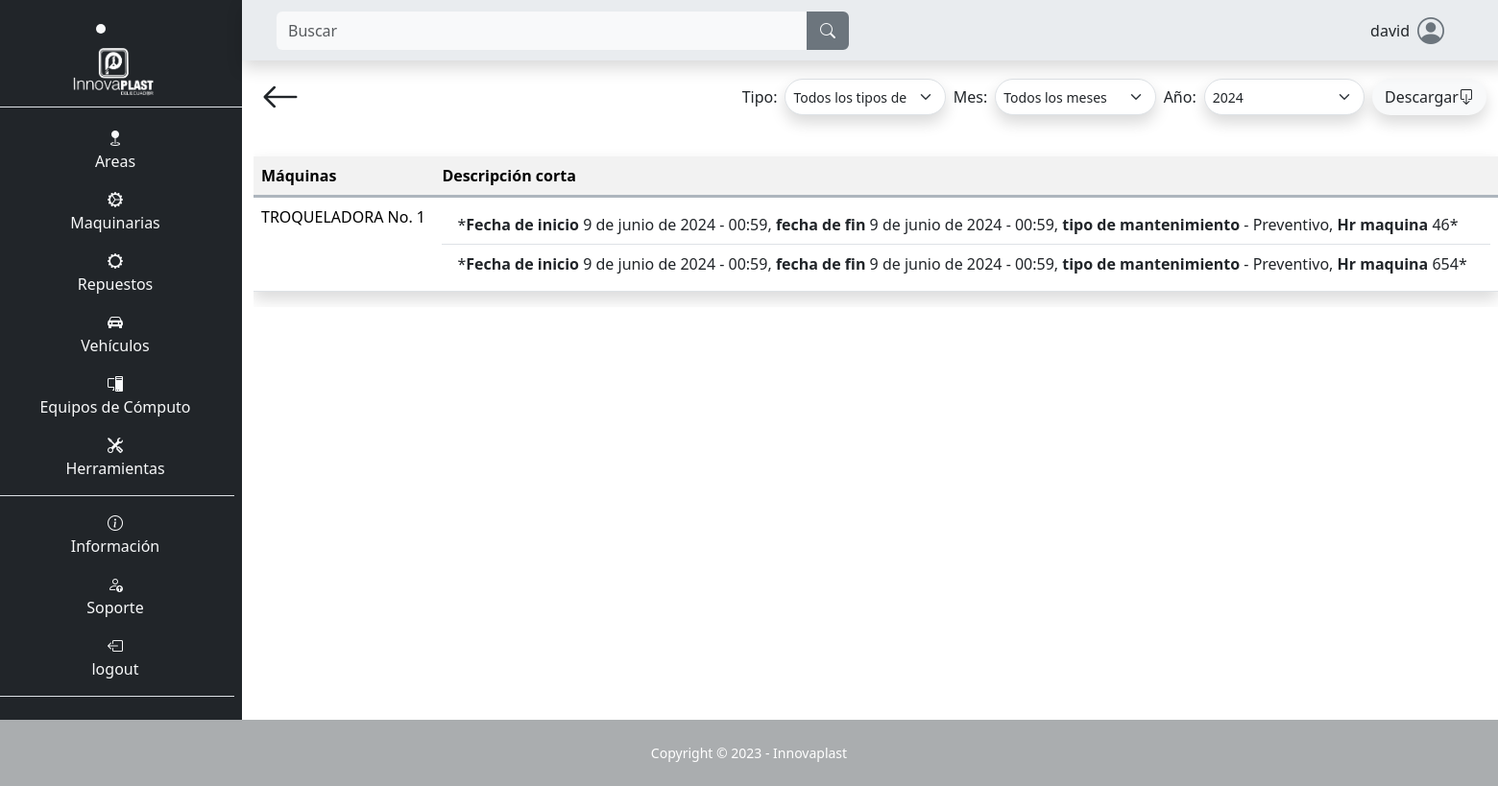
The page /maquina/tabla/ (signed in) on the database as committed earlier.
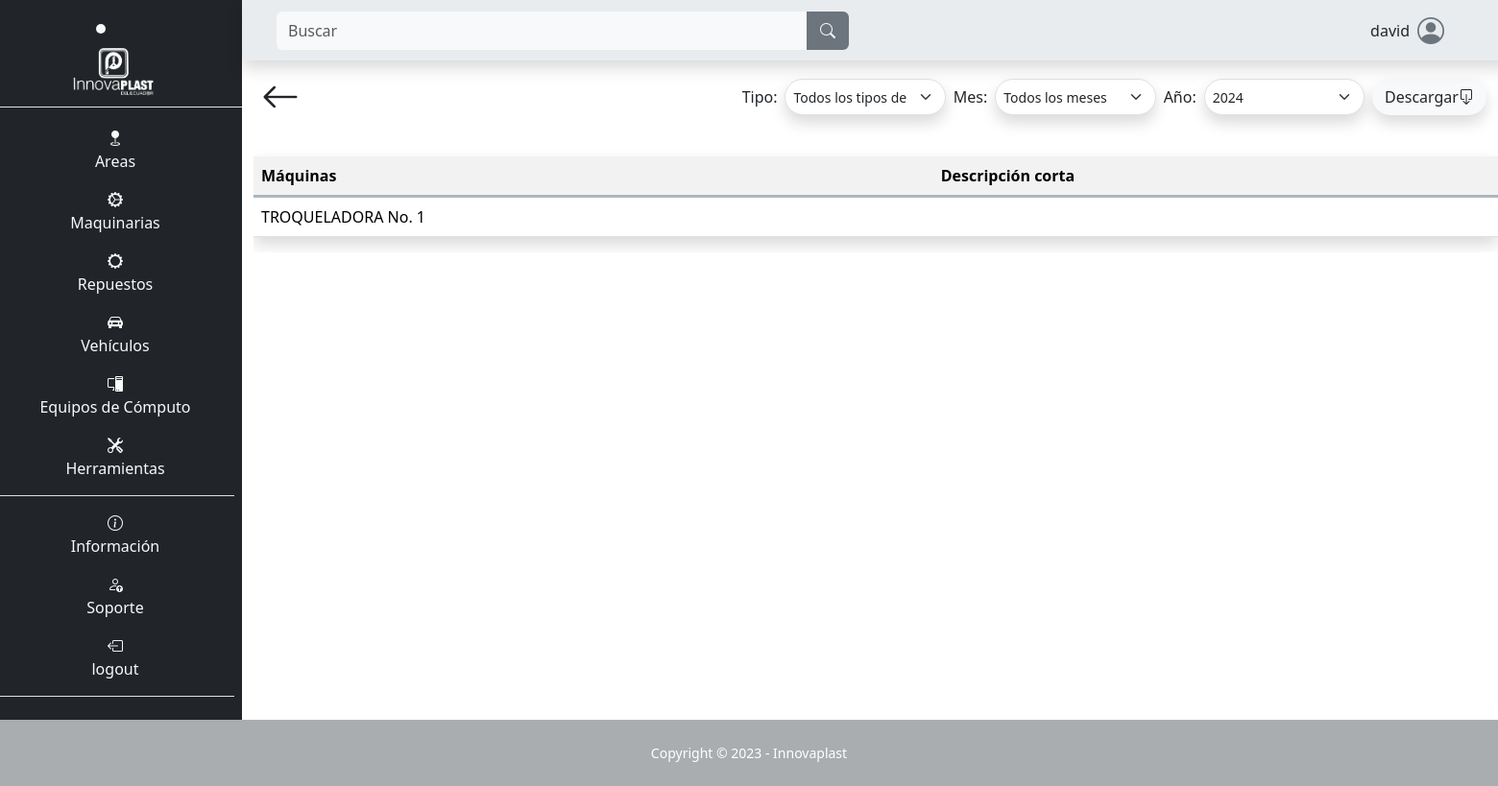
The same page on the database as committed later.
### SGE_maquina/models.py (models this page shows, shortened)
class Maquina(models.Model):
    nombre = models.CharField(max_length=100, null=False, blank=False)
    encargado = models.CharField(max_length=100, blank=False, null=False)
    teléfono_encargado = models.CharField(max_length=100, blank=False, null=False)
    descripción = models.TextField(max_length=500, null=False, blank=False)
    ubicación = models.CharField(max_length=100, null=False, blank=False)
    tipo_de_máquina = models.CharField(max_length=100, null=False, blank=False)
    número_de_serie_o_modelo = models.CharField(max_length=100, null=False, blank=False)
    proveedor = models.CharField(max_length=100, null=False, blank=False)
    costo_de_adquisición = models.IntegerField(blank=False, null=False)
    fecha_de_adquisición = models.DateField(default=date.today, blank=False, null=False)
    fecha_de_instalación = models.DateField(default=date.today, blank=False, null=False)
    estado_de_garantía = models.CharField(max_length=100, null=False, blank=False)
    consumo_de_energía = models.CharField(max_length=100, null=False, blank=False)
    horas_máquina_trabajada = models.IntegerField(blank=False, null=False, default=0)
    intervalo_mantenimiento = models.IntegerField(blank=False, null=False)
    fecha_ultimo_mantenimiento = models.DateField(default=date.today, blank=False, null=False)
    image = models.ImageField(upload_to="maquina/image", null=False, blank=False)

class MantenimientoMaquina(models.Model):
    maquina = models.ForeignKey(Maquina, on_delete=models.CASCADE)
    fecha_inicio = models.DateField(default=date.today)
    hora_inicio = models.TimeField(default=datetime.now().time())
    fecha = models.DateField(default=date.today)
    hora = models.TimeField(default=datetime.now().time())
    operador = models.CharField(max_length=100, blank=False, null=False, default="")
    tipo = models.ForeignKey(TipoMantenimientoMaquina, on_delete=models.CASCADE)
    hr_maquina = models.IntegerField(blank=False, null=False, default=0)
    partes_y_piezas = models.TextField(max_length=500, null=False, blank=False, default="")
    descripción = models.TextField(max_length=500, null=False, blank=False, default="")
    image = models.ImageField(upload_to="maquina/mantenimiento/image", null=False, blank=False, default=None)
    image2 = models.ImageField(upload_to="maquina/mantenimiento/image", null=False, blank=False, default=None)
    image3 = models.ImageField(upload_to="maquina/mantenimiento/image", null=False, blank=False, default=None)

class TipoMantenimientoMaquina(models.Model):
    tipo = models.CharField(max_length=100, blank=False, null=False)
    def __str__(self):
        return self.tipo

### SGE_maquina/views.py (the view)
# urls.py: path('tabla/', views.tabla_mantenimientos, name="area_tabla_mantenimientos"),
@login_required
def tabla_mantenimientos(request):
    maquinas = Maquina.objects.all()
    tipos_mantenimiento = TipoMantenimientoMaquina.objects.all()
    for maquina in maquinas:
        maquina.mantenimientos = maquina.mantenimientomaquina_set.all().order_by('-fecha', '-hora')
    context = {
        'maquinas': maquinas,
        'tipos_mantenimiento': tipos_mantenimiento,
    }
    return render(request, 'SGE_maquina/tablas.html', context)

### templates/SGE_maquina/tablas.html (shortened to what this page needs)
{% extends "layout/base.html" %}
{% block 'content' %}
<div class="container">
    <div class="d-flex p-2 justify-content-between">
        <a class="text-decoration-none text-dark" href="{% url "maquina" %}">
            <i class="bi bi-arrow-left fs-1"></i>
        </a>
        <form class="d-flex mt-auto mb-auto" action="{% url 'documento_general_mantenimientos_maquina' %}" method="get" style="max-height: 50px; min-width: 600px;">
          <label class="mt-auto mb-auto m-1" for="tipo_mantenimiento">Tipo:</label>
            <select class="form-select form-select-sm m-1 shadow rounded-pill" name="tipo_mantenimiento" id="tipo_mantenimiento">
                <option value="">Todos los tipos de mantenimiento</option>
            </select>
          <label class="mt-auto mb-auto m-1" for="mes">Mes:</label>
          <select class="form-select form-select-sm m-1 shadow rounded-pill" name="mes" id="mes">
            <option value="">Todos los meses</option>
          </select>
          <label class="mt-auto mb-auto m-1" for="anio">Año:</label>
          <select class="form-select form-select-sm m-1 shadow rounded-pill" name="anio" id="anio">
              <option value="2024">2024</option>
          </select>
          <button type="submit" value="Submit" class="btn bg-body-tertiary d-flex m-1 shadow rounded-pill">Descargar  <i class="bi bi-box-arrow-down mt-auto mb-auto"></i></button>
        </form>
    </div>
    <div class="table-responsive">
    <table class="table table-striped mt-4 shadow">
      <tr class="border border-end-0 border-start-0 border-top-0 border-3 border-dark-subtle">
        <th>Máquinas</th>
        <th>Descripción corta</th>
      </tr>
      {% for maquina in maquinas %}
      <tr>
        <td>{{ maquina.nombre }}</td>
        <td>
          <ul class="list-group list-group-flush">
            {% for mantenimiento in maquina.mantenimientos %}
            <li class="list-group-item">*<b>Fecha de inicio</b> {{ mantenimiento.fecha_inicio }} - {{ mantenimiento.hora_inicio }}, <b>fecha de fin</b> {{ mantenimiento.fecha }} - {{ mantenimiento.hora }}, <b>tipo de mantenimiento</b> - {{ mantenimiento.tipo }}, <b>Hr maquina</b> {{ mantenimiento.hr_maquina }}*</li>
            {% endfor %}
          </ul>
        </td>
      </tr>
      {% endfor %}
    </table>
    </div>
</div>
{% endblock %}

### templates/layout/base.html (shortened to what this page needs)
{% load static %}
<!DOCTYPE html>
<html lang="es">
<head>
    <link rel="stylesheet" href="https://cdn.jsdelivr.net/npm/bootstrap-icons@1.10.3/font/bootstrap-icons.css">
    <link rel="stylesheet" href="{% static "css/bootstrap.css" %}">
    <link rel="stylesheet" href="{% static "css/style.css" %}">
</head>
<body class="" id="page-top">
    <main>
        <div class="row">
            {% if user.is_authenticated %}
            <div class="col-12 col-md-2 m-0 p-0 text-light text-center barra d-none d-md-block">
                <li class="nav-item active text-center fs-3 lista-menu m-2" style="transition: background-color 0.5s ease">
                    <a class="nav-link" href="{% url "index" %}">
                        <img src="{% static "images/Innovaplast.png" %}" alt="Innovaplast" style="max-height: 53px;">
                    </a>
                </li>
                <ul class="flex-column align-items-stretch p-2 border-top">
                    <li class="nav-item mt-1 pt-2 lista-menu text-center" style="transition: background-color 0.5s ease">
                        <a class="text-light text-decoration-none lista-menu" href="{% url "area" %}"><i class="bi bi-geo-fill"></i><p>Areas</p></a>
                    </li>
                    <li class="nav-item lista-menu" style="transition: background-color 0.5s ease">
                        <a class="text-light text-decoration-none lista-menu" href="{% url "maquina" %}"><i class="bi bi-gear-wide-connected"></i><p>Maquinarias</p></a>
                    </li>
                    <li class="nav-item lista-menu" style="transition: background-color 0.5s ease">
                        <a class="text-light text-decoration-none lista-menu" href="{% url "repuesto_maquina" %}"><i class="bi bi-gear-wide"></i><p>Repuestos</p></a>
                    </li>
                    <li class="nav-item lista-menu" style="transition: background-color 0.5s ease">
                        <a class="text-light text-decoration-none lista-menu" href="{% url "vehiculo" %}"><i class="bi bi-car-front-fill"></i><p>Vehículos</p></a>
                    </li>
                    <li class="nav-item lista-menu" style="transition: background-color 0.5s ease">
                        <a class="text-light text-decoration-none lista-menu" href="{% url "pc" %}"><i class="bi bi-pc-display"></i><p>Equipos de Cómputo</p></a>
                    </li>
                    <li class="nav-item border-bottom lista-menu" style="transition: background-color 0.5s ease">
                        <a class="text-light text-decoration-none lista-menu" href="{% url "herramienta" %}"><i class="bi bi-tools"></i><p>Herramientas</p></a>
                    </li>
                    <li class="nav-item pt-3 lista-menu" style="transition: background-color 0.5s ease">
                        <i class="bi bi-info-circle"></i><p>Información</p>
                    </li>
                    <li class="nav-item lista-menu" style="transition: background-color 0.5s ease">
                        <a class="text-light text-decoration-none lista-menu" href="{% url "soporte" %}">  <i class="bi bi-person-up"></i><p>Soporte</p></a>
                    </li>
                    {% if user.is_authenticated %}
                        <li class="nav-item lista-menu border-bottom" style="transition: background-color 0.5s ease">
                            <a class="text-light text-decoration-none lista-menu" href="{% url "logout" %}"><i class="bi bi-box-arrow-left"></i><p>logout</p></a>
                        </li>
                    {% else %}
                        <li class="nav-item lista-menu border-bottom" style="transition: background-color 0.5s ease">
                            <a class="text-light text-decoration-none lista-menu" href="{% url "login" %}"><i class="bi bi-box-arrow-right"></i><p>Login</p></a>
                        </li>
                    {% endif %}
                </ul>
            </div>
            {% endif %}
            <div class="col-12 col-md-10 m-0 p-0">
                {% if user.is_authenticated %}
                <nav class="row navbar bg-body-secondary p-2 m-0 shadow sticky-top navbar-expand-lg">
                        <div class="col-12 col-md-6 order-lg-first order-last">
                            <form class="d-flex form-inline mr-auto ml-md-3 my-2 my-md-0 ms-3 me-3 mw-100 navbar-search" role="search" action="" method='GET'>
                                <div class="input-group">
                                    <input class="form-control bg-light border-0 small" id="search-input" name="search" type="search" placeholder="Buscar" aria-label="Search">
                                    <div class="input-group-append">
                                        <button class="btn btn-secondary text-light rounded-0 rounded-end border-2" type="submit">
                                            <i class="bi bi-search"></i>
                                        </button>
                                    </div>
                                </div>
                            </form>
                        </div>
                        <div class="col-12 col-md-6">
                            <div class="me-5 d-flex justify-content-center justify-content-md-end align-items-center">
                                <p class="ms-5 mt-auto mb-auto">{{ user }}</p>
                                <i class="bi bi-person-circle fs-3 ms-2 icono-persona"></i>
                            </div>
                        </div>
                </nav>
                {% endif %}
                {% block 'content' %}{% endblock %}
            </div>
    </main>
    {% if user.is_authenticated %}
    <footer class="footer">
        <div class="small text-center p-4 text-white">Copyright &copy; 2023 - Innovaplast</div>
    </footer>
    {% endif %}
</body>
</html>

### static/css/style.css (style rules this page uses)
:root { --color-primary: #6c757d; --color-secondary: #212529; --body: #ffffff; --footer: #aaadaf; }
* { margin: 0; padding: 0; box-sizing: border-box; }
body { background-color: var(--body); }
.barra { background-color: var(--color-secondary); }
ul { list-style-type: none; }
.icono-persona { color: var(--color-primary); }
.footer { background-color: var(--footer); }

Rows that differ between the two databases and show on the page:
removed MantenimientoMaquina: fecha_inicio "9 de junio de 2024", hora_inicio "00:59", fecha "9 de junio de 2024", hora "00:59", tipo "Preventivo", hr_maquina "46"
removed MantenimientoMaquina: fecha_inicio "9 de junio de 2024", hora_inicio "00:59", fecha "9 de junio de 2024", hora "00:59", tipo "Preventivo", hr_maquina "654"
